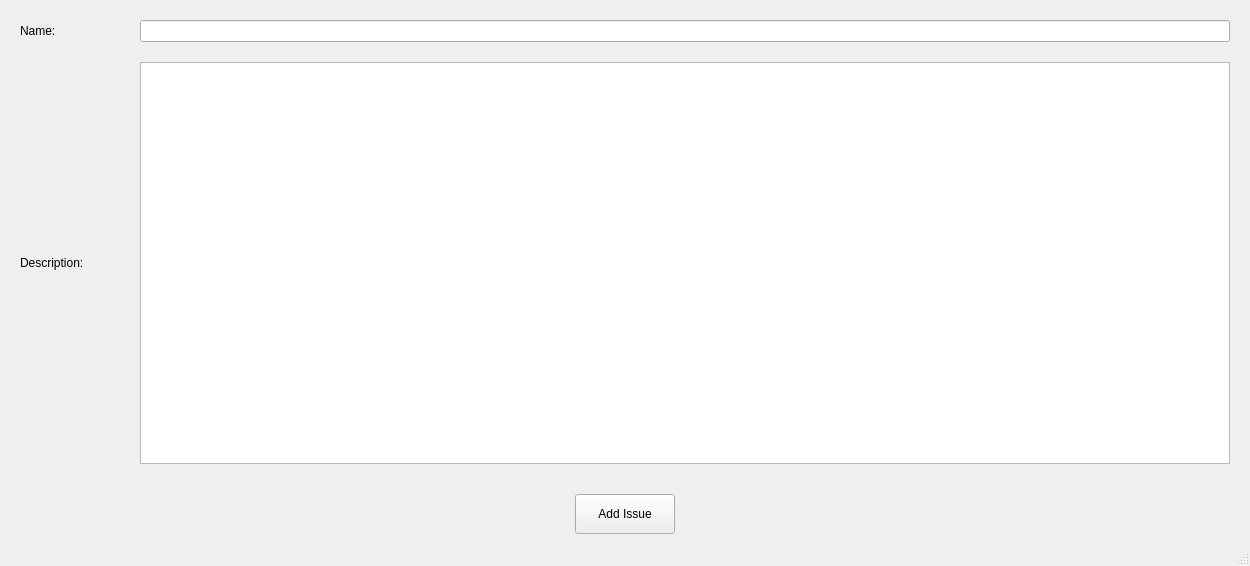
<?xml version="1.0" encoding="UTF-8"?>
<ui version="4.0">
 <class>AddNewIssueWindow</class>
 <widget class="QMainWindow" name="AddNewIssueWindow">
  <property name="geometry">
   <rect>
    <x>0</x>
    <y>0</y>
    <width>1250</width>
    <height>566</height>
   </rect>
  </property>
  <property name="windowTitle">
   <string>MainWindow</string>
  </property>
  <widget class="QWidget" name="centralwidget">
   <layout class="QVBoxLayout" name="verticalLayout_2">
    <property name="spacing">
     <number>20</number>
    </property>
    <property name="leftMargin">
     <number>20</number>
    </property>
    <property name="topMargin">
     <number>20</number>
    </property>
    <property name="rightMargin">
     <number>20</number>
    </property>
    <property name="bottomMargin">
     <number>0</number>
    </property>
    <item>
     <layout class="QVBoxLayout" name="IssueLayoutVBox">
      <property name="spacing">
       <number>20</number>
      </property>
      <item>
       <layout class="QHBoxLayout" name="IssueNameHBox">
        <property name="spacing">
         <number>20</number>
        </property>
        <item>
         <widget class="QLabel" name="IssueNameLabel">
          <property name="sizePolicy">
           <sizepolicy hsizetype="Preferred" vsizetype="Preferred">
            <horstretch>0</horstretch>
            <verstretch>0</verstretch>
           </sizepolicy>
          </property>
          <property name="minimumSize">
           <size>
            <width>100</width>
            <height>0</height>
           </size>
          </property>
          <property name="text">
           <string>Name: </string>
          </property>
         </widget>
        </item>
        <item>
         <widget class="QLineEdit" name="IssueNameInputField">
          <property name="sizePolicy">
           <sizepolicy hsizetype="Expanding" vsizetype="Preferred">
            <horstretch>0</horstretch>
            <verstretch>0</verstretch>
           </sizepolicy>
          </property>
         </widget>
        </item>
       </layout>
      </item>
      <item>
       <layout class="QHBoxLayout" name="IssueDescriptionHBox">
        <property name="spacing">
         <number>20</number>
        </property>
        <item>
         <widget class="QLabel" name="IssueDescriptionLabel">
          <property name="sizePolicy">
           <sizepolicy hsizetype="Preferred" vsizetype="Preferred">
            <horstretch>0</horstretch>
            <verstretch>0</verstretch>
           </sizepolicy>
          </property>
          <property name="minimumSize">
           <size>
            <width>100</width>
            <height>0</height>
           </size>
          </property>
          <property name="baseSize">
           <size>
            <width>100</width>
            <height>0</height>
           </size>
          </property>
          <property name="text">
           <string>Description:</string>
          </property>
         </widget>
        </item>
        <item>
         <widget class="QTextEdit" name="IssueDescriptionTextEdit"/>
        </item>
       </layout>
      </item>
     </layout>
    </item>
    <item>
     <layout class="QHBoxLayout" name="AddIssueBtnFrame">
      <property name="leftMargin">
       <number>10</number>
      </property>
      <property name="topMargin">
       <number>10</number>
      </property>
      <property name="rightMargin">
       <number>10</number>
      </property>
      <property name="bottomMargin">
       <number>10</number>
      </property>
      <item>
       <widget class="QPushButton" name="AddIssueBtn">
        <property name="sizePolicy">
         <sizepolicy hsizetype="Fixed" vsizetype="Fixed">
          <horstretch>0</horstretch>
          <verstretch>0</verstretch>
         </sizepolicy>
        </property>
        <property name="minimumSize">
         <size>
          <width>100</width>
          <height>40</height>
         </size>
        </property>
        <property name="text">
         <string>Add Issue</string>
        </property>
       </widget>
      </item>
     </layout>
    </item>
   </layout>
  </widget>
  <widget class="QMenuBar" name="menubar">
   <property name="geometry">
    <rect>
     <x>0</x>
     <y>0</y>
     <width>1250</width>
     <height>22</height>
    </rect>
   </property>
  </widget>
  <widget class="QStatusBar" name="statusbar"/>
 </widget>
 <resources/>
 <connections/>
</ui>
